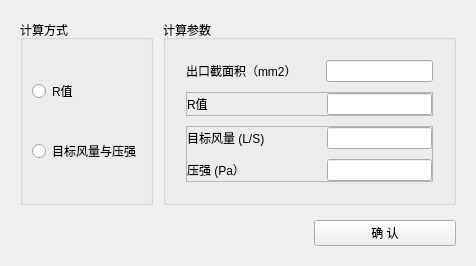
<?xml version="1.0" encoding="UTF-8"?>
<ui version="4.0">
 <class>K_calculator</class>
 <widget class="QWidget" name="K_calculator">
  <property name="geometry">
   <rect>
    <x>0</x>
    <y>0</y>
    <width>476</width>
    <height>265</height>
   </rect>
  </property>
  <property name="windowTitle">
   <string>风道阻力K计算器</string>
  </property>
  <layout class="QGridLayout" name="gridLayout_2">
   <property name="leftMargin">
    <number>20</number>
   </property>
   <property name="topMargin">
    <number>20</number>
   </property>
   <property name="rightMargin">
    <number>20</number>
   </property>
   <property name="bottomMargin">
    <number>20</number>
   </property>
   <property name="horizontalSpacing">
    <number>10</number>
   </property>
   <property name="verticalSpacing">
    <number>15</number>
   </property>
   <item row="0" column="0">
    <widget class="QGroupBox" name="method_box">
     <property name="title">
      <string>计算方式</string>
     </property>
     <layout class="QVBoxLayout" name="verticalLayout">
      <item>
       <widget class="QRadioButton" name="R_btn">
        <property name="text">
         <string>R值</string>
        </property>
       </widget>
      </item>
      <item>
       <widget class="QRadioButton" name="QP_btn">
        <property name="text">
         <string>目标风量与压强</string>
        </property>
       </widget>
      </item>
     </layout>
    </widget>
   </item>
   <item row="0" column="1" colspan="2">
    <widget class="QGroupBox" name="c_box">
     <property name="title">
      <string>计算参数</string>
     </property>
     <layout class="QVBoxLayout" name="verticalLayout_2">
      <property name="spacing">
       <number>10</number>
      </property>
      <property name="leftMargin">
       <number>20</number>
      </property>
      <property name="topMargin">
       <number>20</number>
      </property>
      <property name="rightMargin">
       <number>20</number>
      </property>
      <property name="bottomMargin">
       <number>20</number>
      </property>
      <item>
       <layout class="QHBoxLayout" name="horizontalLayout">
        <property name="spacing">
         <number>0</number>
        </property>
        <property name="leftMargin">
         <number>0</number>
        </property>
        <property name="topMargin">
         <number>0</number>
        </property>
        <property name="rightMargin">
         <number>0</number>
        </property>
        <property name="bottomMargin">
         <number>0</number>
        </property>
        <item>
         <widget class="QLabel" name="area_label">
          <property name="minimumSize">
           <size>
            <width>140</width>
            <height>0</height>
           </size>
          </property>
          <property name="text">
           <string>出口截面积（mm2）</string>
          </property>
         </widget>
        </item>
        <item>
         <widget class="QLineEdit" name="area_edit">
          <property name="minimumSize">
           <size>
            <width>100</width>
            <height>0</height>
           </size>
          </property>
          <property name="maximumSize">
           <size>
            <width>150</width>
            <height>16777215</height>
           </size>
          </property>
         </widget>
        </item>
       </layout>
      </item>
      <item>
       <widget class="QFrame" name="R_frame">
        <property name="frameShape">
         <enum>QFrame::StyledPanel</enum>
        </property>
        <property name="frameShadow">
         <enum>QFrame::Raised</enum>
        </property>
        <layout class="QHBoxLayout" name="horizontalLayout_2">
         <property name="spacing">
          <number>0</number>
         </property>
         <property name="leftMargin">
          <number>0</number>
         </property>
         <property name="topMargin">
          <number>0</number>
         </property>
         <property name="rightMargin">
          <number>0</number>
         </property>
         <property name="bottomMargin">
          <number>0</number>
         </property>
         <item>
          <widget class="QLabel" name="R_label">
           <property name="minimumSize">
            <size>
             <width>140</width>
             <height>0</height>
            </size>
           </property>
           <property name="text">
            <string>R值</string>
           </property>
          </widget>
         </item>
         <item>
          <widget class="QLineEdit" name="R_edit">
           <property name="minimumSize">
            <size>
             <width>100</width>
             <height>0</height>
            </size>
           </property>
           <property name="maximumSize">
            <size>
             <width>150</width>
             <height>16777215</height>
            </size>
           </property>
          </widget>
         </item>
        </layout>
       </widget>
      </item>
      <item>
       <widget class="QFrame" name="QP_frame">
        <property name="frameShape">
         <enum>QFrame::StyledPanel</enum>
        </property>
        <property name="frameShadow">
         <enum>QFrame::Raised</enum>
        </property>
        <layout class="QGridLayout" name="gridLayout">
         <property name="leftMargin">
          <number>0</number>
         </property>
         <property name="topMargin">
          <number>0</number>
         </property>
         <property name="rightMargin">
          <number>0</number>
         </property>
         <property name="bottomMargin">
          <number>0</number>
         </property>
         <property name="horizontalSpacing">
          <number>0</number>
         </property>
         <property name="verticalSpacing">
          <number>10</number>
         </property>
         <item row="0" column="0">
          <widget class="QLabel" name="taget_volume_label">
           <property name="minimumSize">
            <size>
             <width>140</width>
             <height>0</height>
            </size>
           </property>
           <property name="text">
            <string>目标风量 (L/S)</string>
           </property>
          </widget>
         </item>
         <item row="0" column="1">
          <widget class="QLineEdit" name="volume_edit">
           <property name="minimumSize">
            <size>
             <width>100</width>
             <height>0</height>
            </size>
           </property>
           <property name="maximumSize">
            <size>
             <width>150</width>
             <height>16777215</height>
            </size>
           </property>
          </widget>
         </item>
         <item row="1" column="0">
          <widget class="QLabel" name="pressure_label">
           <property name="minimumSize">
            <size>
             <width>140</width>
             <height>0</height>
            </size>
           </property>
           <property name="text">
            <string>压强 (Pa）</string>
           </property>
          </widget>
         </item>
         <item row="1" column="1">
          <widget class="QLineEdit" name="pressure_edit">
           <property name="minimumSize">
            <size>
             <width>100</width>
             <height>0</height>
            </size>
           </property>
           <property name="maximumSize">
            <size>
             <width>150</width>
             <height>16777215</height>
            </size>
           </property>
          </widget>
         </item>
        </layout>
       </widget>
      </item>
     </layout>
    </widget>
   </item>
   <item row="1" column="0" colspan="2">
    <spacer name="horizontalSpacer">
     <property name="orientation">
      <enum>Qt::Horizontal</enum>
     </property>
     <property name="sizeHint" stdset="0">
      <size>
       <width>286</width>
       <height>20</height>
      </size>
     </property>
    </spacer>
   </item>
   <item row="1" column="2">
    <widget class="QPushButton" name="K_cal_btn">
     <property name="text">
      <string>确 认</string>
     </property>
    </widget>
   </item>
  </layout>
 </widget>
 <resources/>
 <connections/>
</ui>
